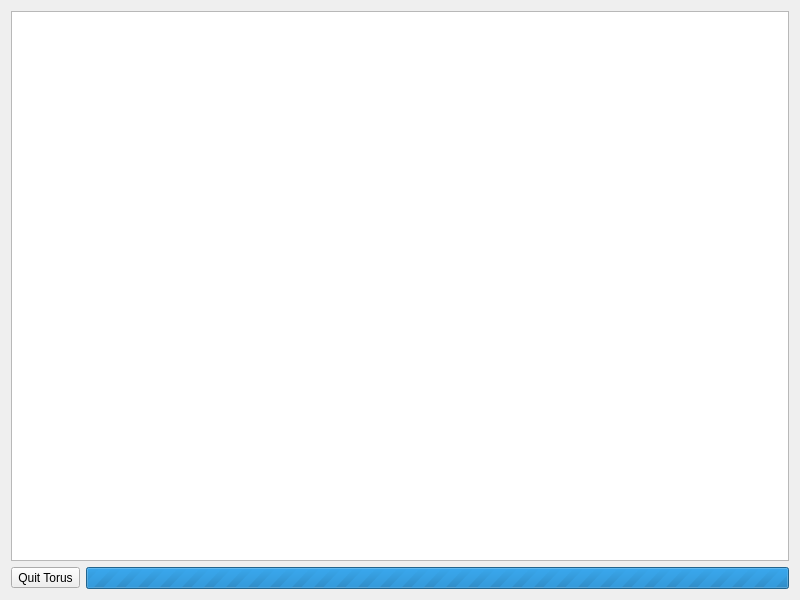
<?xml version="1.0" encoding="UTF-8"?>
<ui version="4.0">
 <class>torusconsole</class>
 <widget class="QWidget" name="torusconsole">
  <property name="geometry">
   <rect>
    <x>0</x>
    <y>0</y>
    <width>800</width>
    <height>600</height>
   </rect>
  </property>
  <property name="windowTitle">
   <string>Form</string>
  </property>
  <layout class="QVBoxLayout" name="verticalLayout">
   <item>
    <widget class="QTextEdit" name="txt_conOut">
     <property name="sizePolicy">
      <sizepolicy hsizetype="Expanding" vsizetype="Expanding">
       <horstretch>1</horstretch>
       <verstretch>1</verstretch>
      </sizepolicy>
     </property>
     <property name="font">
      <font>
       <family>Courier</family>
       <pointsize>10</pointsize>
      </font>
     </property>
     <property name="styleSheet">
      <string notr="true"/>
     </property>
     <property name="readOnly">
      <bool>true</bool>
     </property>
    </widget>
   </item>
   <item>
    <layout class="QHBoxLayout" name="horizontalLayout">
     <item>
      <widget class="QToolButton" name="btn_closeProcess">
       <property name="text">
        <string>Quit Torus</string>
       </property>
      </widget>
     </item>
     <item>
      <widget class="QProgressBar" name="prg_Progress">
       <property name="maximum">
        <number>0</number>
       </property>
       <property name="value">
        <number>0</number>
       </property>
       <property name="textVisible">
        <bool>false</bool>
       </property>
       <property name="invertedAppearance">
        <bool>false</bool>
       </property>
      </widget>
     </item>
    </layout>
   </item>
  </layout>
 </widget>
 <resources/>
 <connections/>
</ui>
